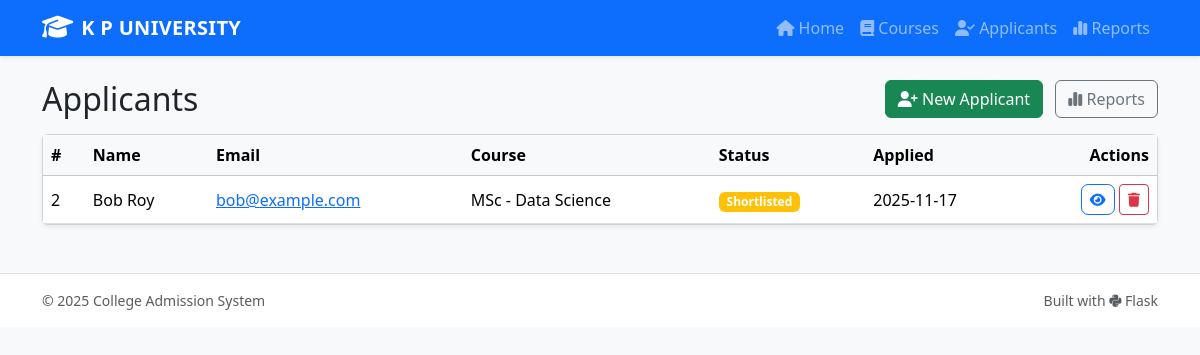
The app's page /applicants with its own data.
### app.py (models this page shows)
class Applicant(db.Model):
    id = db.Column(db.Integer, primary_key=True)
    full_name = db.Column(db.String(150), nullable=False)
    email = db.Column(db.String(120), nullable=False, unique=True)
    phone = db.Column(db.String(20), nullable=True)
    dob = db.Column(db.String(20), nullable=True)
    application_date = db.Column(db.DateTime, nullable=False, default=datetime.utcnow)
    course_id = db.Column(db.Integer, db.ForeignKey('course.id'), nullable=False)
    status = db.Column(db.String(30), nullable=False, default='Applied')  # Applied, Shortlisted, Admitted, Rejected
    remarks = db.Column(db.String(400), nullable=True)

class Course(db.Model):
    id = db.Column(db.Integer, primary_key=True)
    name = db.Column(db.String(120), nullable=False, unique=True)
    duration_months = db.Column(db.Integer, nullable=False, default=12)
    seats_total = db.Column(db.Integer, nullable=False, default=30)
    seats_taken = db.Column(db.Integer, nullable=False, default=0)
    description = db.Column(db.String(500), nullable=True)
    applicants = db.relationship('Applicant', backref='course', lazy=True, cascade="all, delete-orphan")
    def seats_available(self):
        return max(0, self.seats_total - self.seats_taken)

### app.py (the view)
@app.route('/applicants')
def applicants():
    applicants = Applicant.query.order_by(Applicant.application_date.desc()).all()
    return render_template('applicants.html', applicants=applicants)

### app.py (called while the page is built)
@app.context_processor
def inject_models():
    return dict(Course=Course)

@app.context_processor
def utility_processor():
    return dict(now=lambda: datetime.utcnow().strftime('%Y-%m-%d %H:%M UTC'))

### templates/applicants.html (shortened to what this page needs)
{% extends 'base.html' %}
{% block content %}
<div class="d-flex justify-content-between align-items-center mb-3">
  <h2 class="mb-0">Applicants</h2>
  <div>
    <button class="btn btn-success" data-bs-toggle="modal" data-bs-target="#modalAddApplicant"><i class="fa-solid fa-user-plus"></i> New Applicant</button>
    <a href="{{ url_for('reports') }}" class="btn btn-outline-secondary ms-2"><i class="fa-solid fa-chart-simple"></i> Reports</a>
  </div>
</div>
<div class="card shadow-sm">
  <div class="table-responsive">
    <table class="table table-hover align-middle mb-0">
      <thead class="table-light">
        <tr>
          <th>#</th>
          <th>Name</th>
          <th>Email</th>
          <th>Course</th>
          <th>Status</th>
          <th>Applied</th>
          <th class="text-end">Actions</th>
        </tr>
      </thead>
      <tbody>
        {% for a in applicants %}
        <tr>
          <td>{{ a.id }}</td>
          <td>{{ a.full_name }}</td>
          <td><a href="mailto:{{ a.email }}">{{ a.email }}</a></td>
          <td>{{ a.course.name if a.course else '—' }}</td>
          <td>
            <span class="badge bg-{{ 'success' if a.status=='Admitted' else ('warning' if a.status=='Shortlisted' else ('danger' if a.status=='Rejected' else 'secondary')) }}">{{ a.status }}</span>
          </td>
          <td>{{ a.application_date.strftime('%Y-%m-%d') }}</td>
          <td class="text-end">
            <a class="btn btn-sm btn-outline-primary" href="{{ url_for('view_applicant', id=a.id) }}" title="View"><i class="fa-solid fa-eye"></i></a>
            <form method="post" action="{{ url_for('delete_applicant', id=a.id) }}" class="d-inline" onsubmit="return confirm('Delete applicant?');">
              <button class="btn btn-sm btn-outline-danger" title="Delete"><i class="fa-solid fa-trash"></i></button>
            </form>
          </td>
        </tr>
        {% else %}
        <tr><td colspan="7" class="text-center text-muted">No applicants yet — add one.</td></tr>
        {% endfor %}
      </tbody>
    </table>
  </div>
</div>
{% endblock %}

### static/css/custom.css (style rules this page uses)
.btn-outline-primary { border-radius: .45rem; }

### records on screen
Applicant: id "2", full_name "Bob Roy", email "bob@example.com", course "MSc - Data Science", status "Shortlisted", application_date "2025-11-17"

### other values on screen
{{ (2025) }} "2025"
